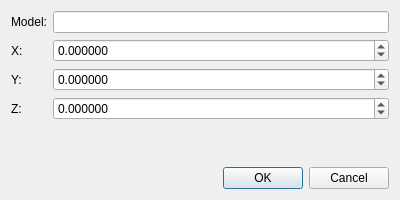
<?xml version="1.0" encoding="UTF-8"?>
<ui version="4.0">
 <class>Dialog</class>
 <widget class="QDialog" name="Dialog">
  <property name="geometry">
   <rect>
    <x>0</x>
    <y>0</y>
    <width>400</width>
    <height>200</height>
   </rect>
  </property>
  <property name="windowTitle">
   <string>Add Room</string>
  </property>
  <layout class="QVBoxLayout" name="verticalLayout">
   <item>
    <layout class="QFormLayout" name="formLayout">
     <item row="0" column="0">
      <widget class="QLabel" name="modelLabel">
       <property name="text">
        <string>Model:</string>
       </property>
      </widget>
     </item>
     <item row="0" column="1">
      <widget class="QLineEdit" name="modelInput" />
     </item>
     <item row="1" column="0">
      <widget class="QLabel" name="xLabel">
       <property name="text">
        <string>X:</string>
       </property>
      </widget>
     </item>
     <item row="1" column="1">
      <widget class="QDoubleSpinBox" name="xSpin">
       <property name="decimals">
        <number>6</number>
       </property>
       <property name="minimum">
        <double>-999999.000000</double>
       </property>
       <property name="maximum">
        <double>999999.000000</double>
       </property>
      </widget>
     </item>
     <item row="2" column="0">
      <widget class="QLabel" name="yLabel">
       <property name="text">
        <string>Y:</string>
       </property>
      </widget>
     </item>
     <item row="2" column="1">
      <widget class="QDoubleSpinBox" name="ySpin">
       <property name="decimals">
        <number>6</number>
       </property>
       <property name="minimum">
        <double>-999999.000000</double>
       </property>
       <property name="maximum">
        <double>999999.000000</double>
       </property>
      </widget>
     </item>
     <item row="3" column="0">
      <widget class="QLabel" name="zLabel">
       <property name="text">
        <string>Z:</string>
       </property>
      </widget>
     </item>
     <item row="3" column="1">
      <widget class="QDoubleSpinBox" name="zSpin">
       <property name="decimals">
        <number>6</number>
       </property>
       <property name="minimum">
        <double>-999999.000000</double>
       </property>
       <property name="maximum">
        <double>999999.000000</double>
       </property>
      </widget>
     </item>
    </layout>
   </item>
   <item>
    <widget class="QDialogButtonBox" name="buttonBox">
     <property name="orientation">
      <enum>Qt::Horizontal</enum>
     </property>
     <property name="standardButtons">
      <set>QDialogButtonBox::Cancel|QDialogButtonBox::Ok</set>
     </property>
    </widget>
   </item>
  </layout>
 </widget>
 <resources />
 <connections>
  <connection>
   <sender>buttonBox</sender>
   <signal>accepted()</signal>
   <receiver>Dialog</receiver>
   <slot>accept()</slot>
   <hints>
    <hint type="sourcelabel">
     <x>248</x>
     <y>254</y>
    </hint>
    <hint type="destinationlabel">
     <x>157</x>
     <y>274</y>
    </hint>
   </hints>
  </connection>
  <connection>
   <sender>buttonBox</sender>
   <signal>rejected()</signal>
   <receiver>Dialog</receiver>
   <slot>reject()</slot>
   <hints>
    <hint type="sourcelabel">
     <x>316</x>
     <y>260</y>
    </hint>
    <hint type="destinationlabel">
     <x>286</x>
     <y>274</y>
    </hint>
   </hints>
  </connection>
 </connections>
</ui>
